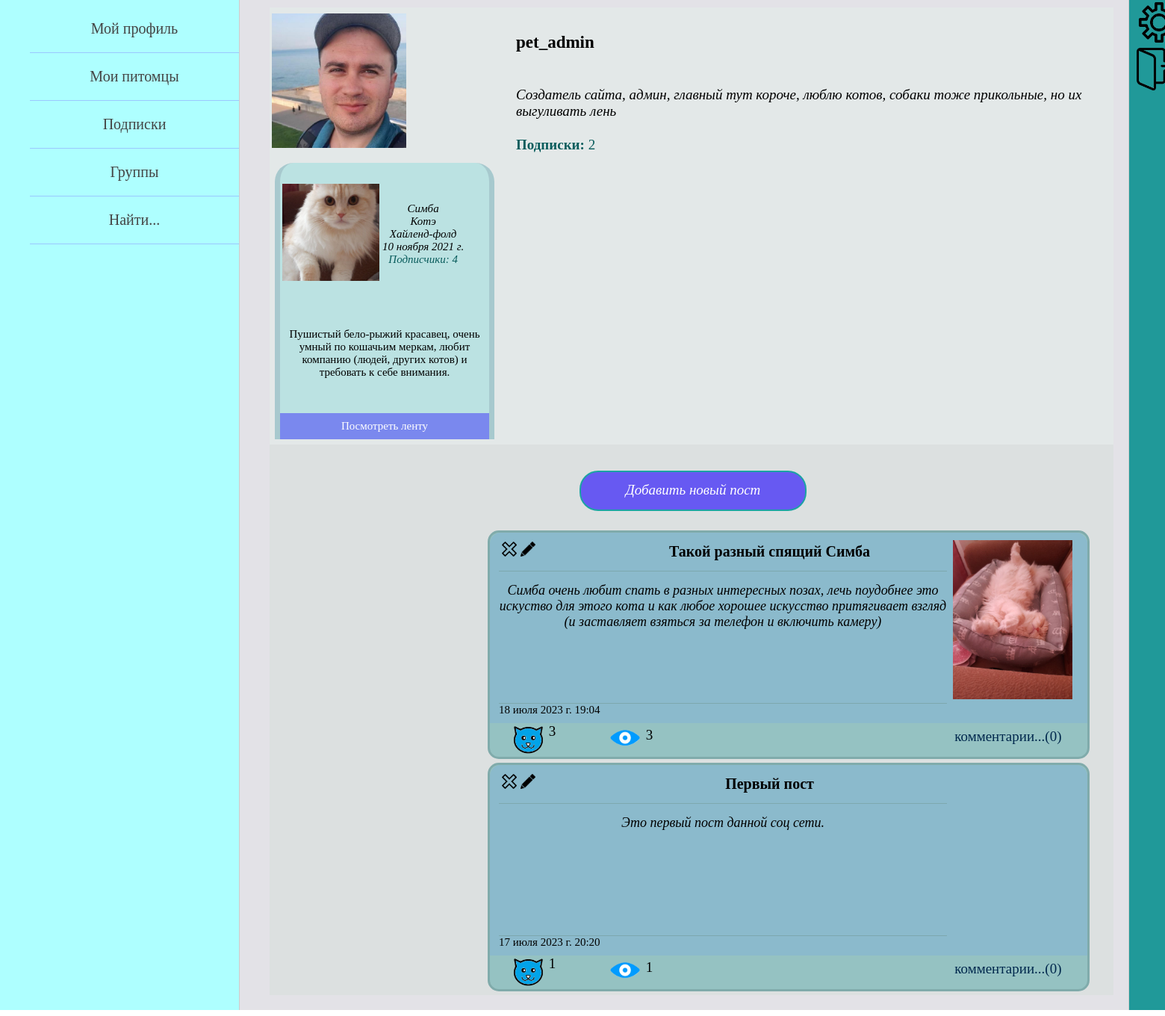
The page /profile/1/ (signed in) on the database its author committed.
### pet_owners/models.py (models this page shows, shortened)
class Owner(AbstractUser):
    date_of_birth = models.DateField(blank=True, verbose_name='дата рождения пользователя', null=True)
    avatar = models.ImageField(upload_to="owners_photos/%Y/%m/%d/", blank=True,
                               verbose_name='фото пользователя', null=True)
    about_myself = models.TextField(max_length=520, blank=True, verbose_name='о себе', null=True)
    instagram = models.URLField(blank=True, verbose_name='инстаграм', null=True)
    vkontakte = models.URLField(blank=True, verbose_name='вконтакте', null=True)
    youtube = models.URLField(blank=True, verbose_name='ютуб', null=True)
    full_name_is_hidden = models.BooleanField(default=True)
    date_of_birth_is_hidden = models.BooleanField(default=True)

class Animal(models.Model):
    GENDER = (
        ("мальчик", "мальчик"),
        ("девочка", "девочка")
    )
    name_of_animal = models.CharField(max_length=55, verbose_name='имя питомца')
    pet_owner = models.ForeignKey(settings.AUTH_USER_MODEL, on_delete=models.CASCADE, verbose_name='владелец')
    category_of_animal = models.ForeignKey(AnimalCategory, on_delete=models.PROTECT, verbose_name='вид')
    animal_breed = models.CharField(max_length=100, blank=True, verbose_name='порода питомца')
    date_of_animal_birth = models.DateField(verbose_name='дата рождения питомца', blank=True, null=True)
    sex = models.CharField(max_length=7, choices=GENDER, verbose_name='пол', null=True)
    animal_photo = models.ImageField(upload_to="animals_photos/%Y/%m/%d/", verbose_name='фото питомца')
    about_pet = models.TextField(max_length=520, verbose_name='о питомце')
    class Meta:
        verbose_name = 'Питомец'
        verbose_name_plural = 'Питомцы'

class AnimalCategory(models.Model):
    category = models.CharField(max_length=255, verbose_name='вид домашнего животного')
    def __str__(self):
        return self.category
    class Meta:
        verbose_name = 'Вид'
        verbose_name_plural = 'Виды'

class OwnerPost(models.Model):
    autor = models.ForeignKey(settings.AUTH_USER_MODEL, on_delete=models.CASCADE, verbose_name='автор поста')
    title = models.CharField(max_length=105, blank=True, verbose_name='заголовок')
    text_of_post = models.TextField(max_length=2000, verbose_name='текст поста')
    animals = models.ManyToManyField(Animal, related_name='posts',
                                     verbose_name='питомцы в посте')
    is_published = models.BooleanField(default=True)
    date_create = models.DateTimeField(auto_now_add=True, verbose_name='дата создания поста')
    views = models.ManyToManyField(settings.AUTH_USER_MODEL, related_name='views', verbose_name='просмотры')
    likes = models.ManyToManyField(settings.AUTH_USER_MODEL, related_name='likes', verbose_name='лайки')
    class Meta:
        verbose_name = 'Пост пользователя'
        verbose_name_plural = 'Посты пользователей'
        ordering = ['-date_create']

class PostImage(models.Model):
    img = models.ImageField(upload_to="img_of_post/%Y/%m/%d/", verbose_name='изображение')
    post = models.ForeignKey(OwnerPost, on_delete=models.CASCADE, related_name='images', verbose_name='пост')
    owner = models.ForeignKey(settings.AUTH_USER_MODEL, on_delete=models.CASCADE, verbose_name='владелец фото')

### pet_owners/views.py (the view)
# urls.py: path('profile/<int:id>/', ProfileHome.as_view(all_animals=False),
class ProfileHome(LoginRequiredMixin, DataMixin, ListView):
    model = Owner
    template_name = 'pet_owners/profile_page.html'
    context_object_name = 'profile'
    all_animals = False
    def get_queryset(self):
        self.queryset = Owner.objects.get(pk=self.kwargs['id'])
        return self.queryset
    def get_context_data(self, *, object_list=None, **kwargs):
        context = super().get_context_data(**kwargs)
        owner = self.queryset
        animals = owner.animal_set.annotate(foll_count=Count('followers')).order_by('-foll_count')
        context['num_of_animals'] = animals.count()
        if self.all_animals:
            context['all_animals'] = True
            context['animals'] = animals
        else:
            context['all_animals'] = False
            context['animals'] = animals[:4]
        if self.request.user.id == self.kwargs['id']:
            context['title'] = "Мой профиль"
        else:
            context['title'] = f"Профиль {owner.username}"
        context.update(self.get_left_menu())
        subscriptions = owner.subscriptions.all()
        context['num_of_subs'] = subscriptions.count()
        context['user_animals_followed'] = self.get_animals_followers_of_owner(animals)
        all_posts = owner.ownerpost_set.all()
        context['all_posts'] = all_posts
        context['data_for_post'] = self.get_data_for_post(all_posts)
        context['name_page_for_likes'] = 'owner_posts'
        return context

### pet_owners/templates/pet_owners/profile_page.html (shortened to what this page needs)
{% extends 'pet_owners/base.html' %}
{% load pet_owners_tags %}
{% block content %}
<table border=0 cellpadding="0" cellspacing="0">
<tr class="user_info">
    <td>
        <table>
        <tr>
            <td class="avatar_zone">
                {% if profile.avatar %}
                    <img src="{{profile.avatar.url}}" width=180>
                {% else %}
                    <img src="/static/pet_owners/images/no_photo.jpg" width=180>
                {% endif %}
            </td>
            <td class="about_user_zone">
                <table class="about_user">
                <tr class="username"><td><p>{{profile.username}}</p></td></tr>
                <tr class="user_bio"><td><p>{{profile.about_myself}}</p></td></tr>
                <tr class="subs_of_user"><td>
                    <a href="{% url 'owner_subscriptions' profile.pk %}">
                        <span>Подписки: </span>{{num_of_subs}}
                    </a>
                </td></tr>
                </table>
            </td>
        </tr>
        </table>
    </td>
</tr>
<tr class="animals_info">
    <td width="1350">
        {% if num_of_animals %}
            <table cellpadding="0" cellspacing="7">
            <tr>
            {% for animal in animals %}
                {% create_foll_list animal.name_of_animal user_animals_followed as foll_list %}
                <td class="animal_cell">
                    <table cellpadding="0" cellspacing="0">
                        <tr><td>
                            <table class="avatar_and_parameters"><tr>
                                <td valign="middle" class="animal_avatar">
                                    <img src="{{animal.animal_photo.url}}" width=130>
                                </td>
                                <td valign="middle">
                                    <div>{{animal.name_of_animal}}</div>
                                    <div>{{animal.category_of_animal}}</div>
                                    <div>{{animal.animal_breed}}</div>
                                    {% if animal.date_of_animal_birth %}
                                        <div>{{animal.date_of_animal_birth}}</div>
                                    {% endif %}
                                    <div class="subs_of_user">
                                        <a href="{% url 'animal_followers' animal.pk %}">
                                            <span>Подписчики: </span>{{foll_list.count_folls}}
                                        </a>
                                    </div>
                                </td>
                            </tr></table>
                        </td></tr>
                        <tr><td class="about_animal">
                            {{animal.about_pet|truncatewords:50}}
                        </td></tr>
                        <tr><td>
                            <div class="select_button">
                                <a href="{% url 'animal_posts' animal.pk %}">Посмотреть ленту</a>
                            </div>
                        </td></tr>
                    </table>
                </td>
            {% endfor %}
            </tr>
            </table>
        {% endif %}
    </td>
</tr>
<tr class="news_feed">
    <td>
        {% if request.user.id == profile.pk and num_of_animals %}
            <div class="create_post_zone">
                <div class="create_post_button">
                    <a href="{% url 'create_post' %}">Добавить новый пост</a>
                </div>
            </div>
        {% endif %}
        {% show_all_posts all_posts data_for_post name_page_for_likes %}
    </td>
</tr>
</table>
{% endblock %}

### pet_owners/templates/pet_owners/all_posts.html
{% load pet_owners_tags %}
<div class="all_posts">
    {% for post in posts %}
        {% get_data_for_post post.title data_for_post as post_data %}
        <div class="post_cell">
            <div class="post_info">
                <div class="title_and_text">
                    <div class="title_block">
                        <div class="edit_delete_buttons">
                            {% if request.user.id == profile.pk %}
                            <div class="del_but">
                                <a href="{% url 'delete_post' post.pk %}">
                                <img src="/static/pet_owners/images/button_delete.png" width="20">
                                </a>
                            </div>
                            <div class="edit_but">
                                <a href="{% url 'edit_post' post.pk %}">
                                <img src="/static/pet_owners/images/button_edit.png" width="20">
                                </a>
                            </div>
                            {% endif %}
                        </div>
                        <div class="post_title">
                            {{post.title}}
                        </div>
                    </div>
                    <a href="{% url 'post' post.pk %}"><div class="post_text">
                        {{post.text_of_post|truncatewords:50}}
                    </div></a>
                    <div class="post_datetime">
                        {{post.date_create}}
                    </div>
                </div>
                <div class="imgs_in_post">
                    <img src="{{post_data.img.img.url}}" width=160>
                </div>
            </div>
            <div class="post_parameters">
                {% show_likes_and_views post post_data name_page_for_likes %}
                <div class="post_comments">
                    <a href="{% url 'post' post.pk %}">комментарии...(0)</a>
                </div>
            </div>
        </div>
    {% endfor %}
</div>

### pet_owners/templates/pet_owners/likes_and_views_for_posts.html
<div class="post_likes">
    <div class="img_like">
    <a href="{% url 'like_for_post' post.pk name_page_for_likes %}">
        {% if post_data.is_liked %}
            <img src="/static/pet_owners/images/active_like.png" width="45">
        {% else %}
            <img src="/static/pet_owners/images/like.png" width="45">
        {% endif %}
    </a>
    </div>
    <div class="like_count">{{post.likes.count}}</div>
</div>
<div class="post_views">
    <div class="img_view">
        <img src="/static/pet_owners/images/view.png" width="45">
    </div>
    <div class="view_count">{{post.views.count}}</div>
</div>

### rows shown on the page
Owner: avatar (picture), username "pet_admin", about_myself "Создатель сайта, админ, главный тут короче, люблю котов, собаки тоже прикольные, но их выгуливать лень"
Animal: animal_photo (picture), name_of_animal "Симба", category_of_animal "Котэ", animal_breed "Хайленд-фолд", date_of_animal_birth "10 ноября 2021 г.", count_folls "4", about_pet "Пушистый бело-рыжий красавец, очень умный по кошачьим меркам, любит компанию (людей, других котов) и требовать к себе внимания."
OwnerPost: title "Такой разный спящий Симба", text_of_post "Симба очень любит спать в разных интересных позах, лечь поудобнее это искуство для этого кота и как любое хорошее искусство притягивает взгляд (и заставляет взяться за телефон и включить камеру)", date_create "18 июля 2023 г. 19:04", img.img (picture), likes.count "3", views.count "3"
OwnerPost: title "Первый пост", text_of_post "Это первый пост данной соц сети.", date_create "17 июля 2023 г. 20:20", likes.count "1", views.count "1"

### other values the page prints
{{ el_menu.title }} "Мой профиль" "Подписки" "Группы" "Найти..."
{{ el_menu.title }} "Мои питомцы"
{{ num_of_subs }} "2"
